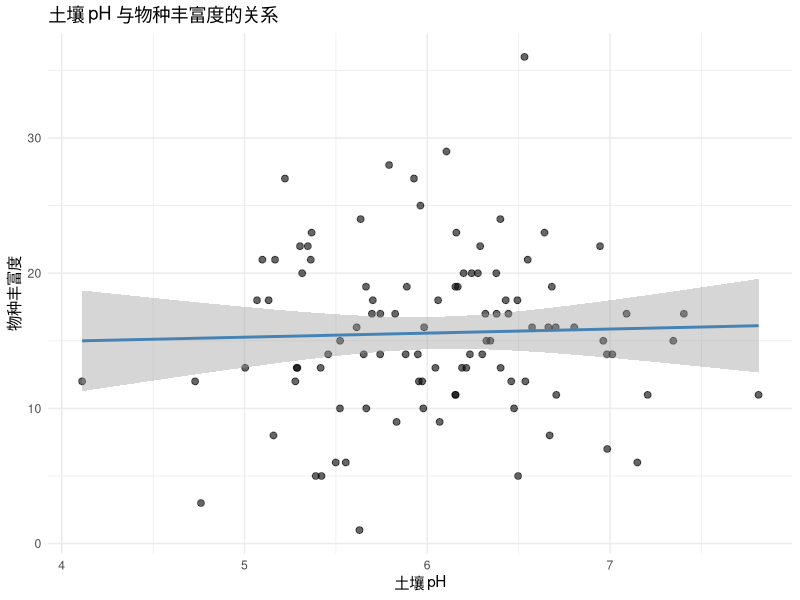
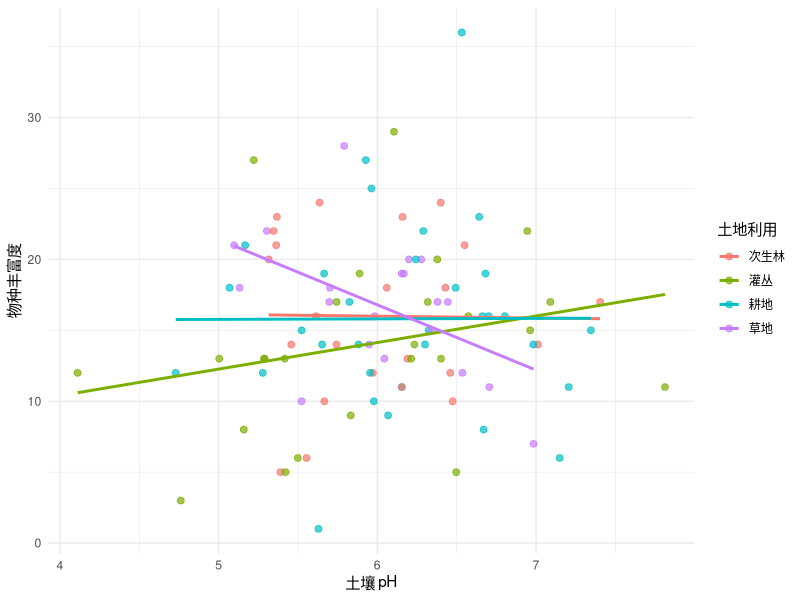
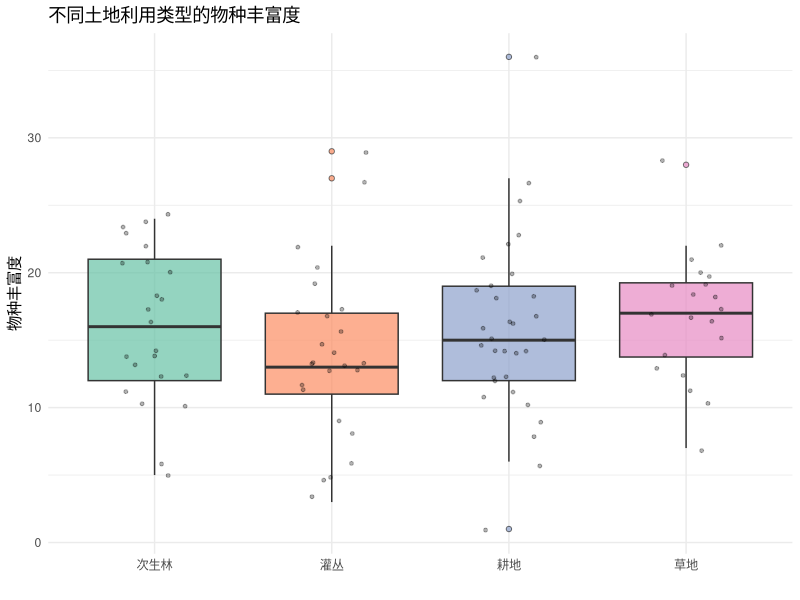
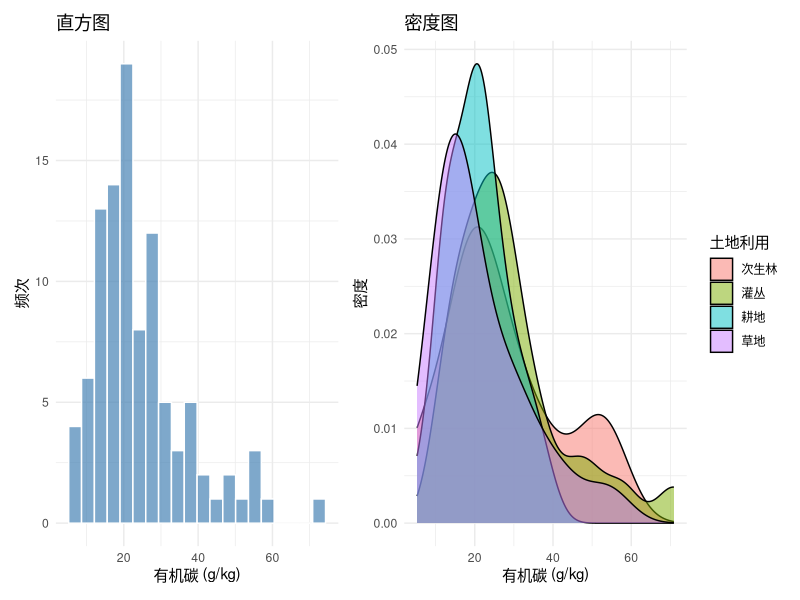
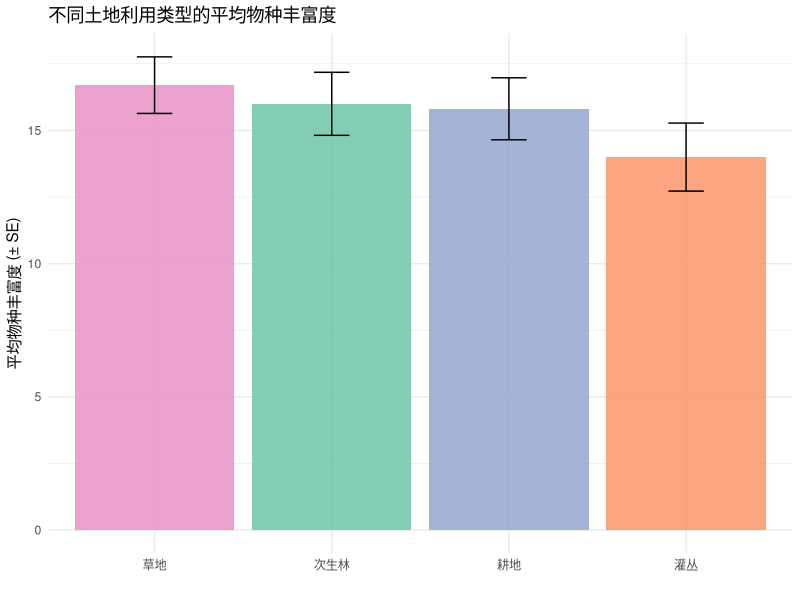
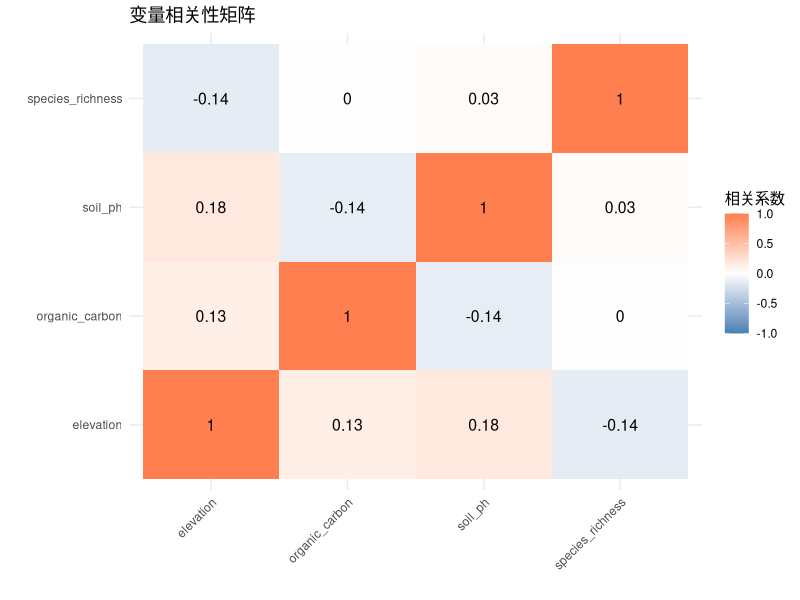
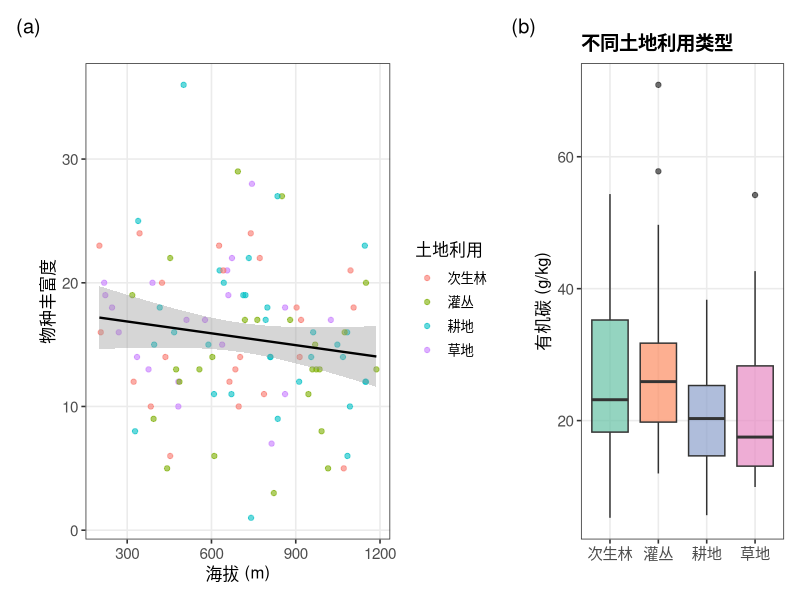
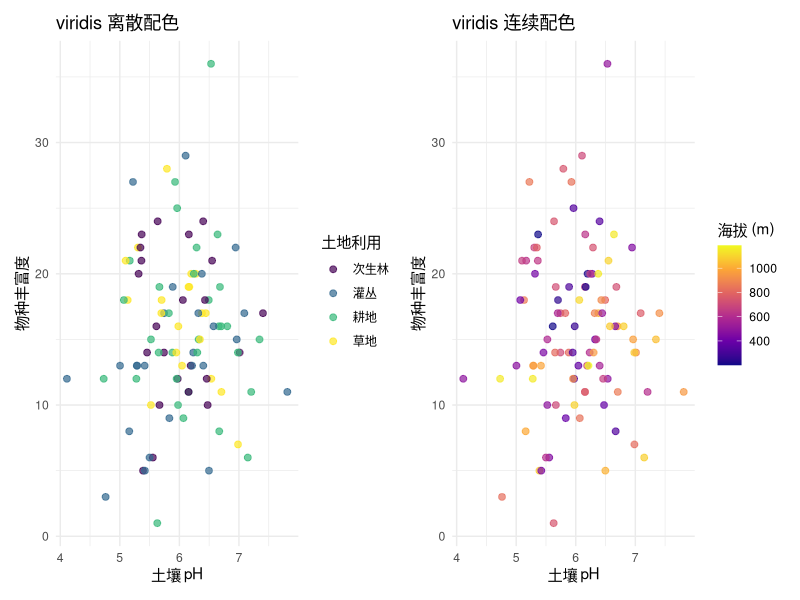

Recreate these plots in R, in order.
## ---- chunk 1
library(tidyverse)
library(patchwork)
## ---- chunk 2
set.seed(2027)
n <- 100

# 基于Li et al. (2017)的实际参数范围生成
ecology <- tibble(
  # 土地利用类型
  land_use = sample(c("耕地", "草地", "灌丛", "次生林"), n, replace = TRUE,
                    prob = c(0.25, 0.30, 0.25, 0.20)),

  # 岩性类型
  lithology = sample(c("白云岩", "石灰岩"), n, replace = TRUE),

  # 土壤理化性质（基于实测范围）
  species_richness = rpois(n, lambda = 15 + rnorm(n, 0, 5)),  # 物种丰富度
  soil_ph = rnorm(n, 6.0, 0.6),                                # pH 5-7
  organic_carbon = rlnorm(n, log(20), 0.5),                   # SOC 右偏分布
  elevation = round(runif(n, 200, 1200)),                      # 海拔

  # 季节
  season = sample(c("春", "夏", "秋", "冬"), n, replace = TRUE)
)

head(ecology, 10)
## ---- chunk 3
ggplot(ecology, aes(x = soil_ph, y = species_richness)) +
  geom_point(alpha = 0.6, size = 2) +
  geom_smooth(method = "lm", se = TRUE, color = "steelblue") +
  labs(x = "土壤 pH", y = "物种丰富度", title = "土壤 pH 与物种丰富度的关系") +
  theme_minimal()
## ---- chunk 4
ggplot(ecology, aes(x = soil_ph, y = species_richness, color = land_use)) +
  geom_point(alpha = 0.7, size = 2) +
  geom_smooth(method = "lm", se = FALSE) +
  labs(x = "土壤 pH", y = "物种丰富度", color = "土地利用") +
  theme_minimal()
## ---- chunk 5
ggplot(ecology, aes(x = land_use, y = species_richness, fill = land_use)) +
  geom_boxplot(alpha = 0.7, outlier.shape = 21) +
  geom_jitter(width = 0.2, alpha = 0.3, size = 1) +
  labs(x = "", y = "物种丰富度", title = "不同土地利用类型的物种丰富度") +
  scale_fill_brewer(palette = "Set2") +
  theme_minimal() +
  theme(legend.position = "none")
## ---- chunk 6
p1 <- ggplot(ecology, aes(x = organic_carbon)) +
  geom_histogram(bins = 20, fill = "steelblue", alpha = 0.7, color = "white") +
  labs(x = "有机碳 (g/kg)", y = "频次", title = "直方图") +
  theme_minimal()

p2 <- ggplot(ecology, aes(x = organic_carbon, fill = land_use)) +
  geom_density(alpha = 0.5) +
  labs(x = "有机碳 (g/kg)", y = "密度", title = "密度图", fill = "土地利用") +
  theme_minimal()

p1 + p2
## ---- chunk 7
ecology |>
  group_by(land_use) |>
  summarise(
    mean_richness = mean(species_richness),
    se = sd(species_richness) / sqrt(n())
  ) |>
  ggplot(aes(x = reorder(land_use, -mean_richness), y = mean_richness, fill = land_use)) +
  geom_col(alpha = 0.8) +
  geom_errorbar(aes(ymin = mean_richness - se, ymax = mean_richness + se),
                width = 0.2) +
  labs(x = "", y = "平均物种丰富度 (± SE)", title = "不同土地利用类型的平均物种丰富度") +
  scale_fill_brewer(palette = "Set2") +
  theme_minimal() +
  theme(legend.position = "none")
## ---- chunk 8
# 计算相关系数
cor_matrix <- ecology |>
  select(species_richness, soil_ph, organic_carbon, elevation) |>
  cor()

# 转为长格式绘图
cor_matrix |>
  as.data.frame() |>
  rownames_to_column("var1") |>
  pivot_longer(-var1, names_to = "var2", values_to = "cor") |>
  ggplot(aes(x = var1, y = var2, fill = cor)) +
  geom_tile() +
  geom_text(aes(label = round(cor, 2)), size = 4) +
  scale_fill_gradient2(low = "steelblue", mid = "white", high = "coral",
                       midpoint = 0, limits = c(-1, 1)) +
  labs(title = "变量相关性矩阵", x = "", y = "", fill = "相关系数") +
  theme_minimal() +
  theme(axis.text.x = element_text(angle = 45, hjust = 1))
## ---- chunk 9
theme_paper <- function(base_size = 12) {
  theme_bw(base_size = base_size) +
  theme(
    panel.grid.minor = element_blank(),
    panel.grid.major = element_line(color = "grey92"),
    strip.background = element_rect(fill = "grey95", color = NA),
    legend.background = element_rect(fill = "white", color = NA),
    plot.title = element_text(face = "bold", size = base_size + 2),
    axis.title = element_text(size = base_size),
    axis.text = element_text(size = base_size - 1)
  )
}
## ---- chunk 10
#| fig-width: 10
#| fig-asp: 0.5

p_scatter <- ggplot(ecology, aes(x = elevation, y = species_richness)) +
  geom_point(aes(color = land_use), alpha = 0.6) +
  geom_smooth(method = "lm", color = "black", linewidth = 0.8) +
  labs(x = "海拔 (m)", y = "物种丰富度", color = "土地利用") +
  theme_paper()

p_box <- ggplot(ecology, aes(x = land_use, y = organic_carbon, fill = land_use)) +
  geom_boxplot(alpha = 0.7) +
  labs(x = "", y = "有机碳 (g/kg)", title = "不同土地利用类型") +
  scale_fill_brewer(palette = "Set2") +
  theme_paper() +
  theme(legend.position = "none")

# 组合并添加标签
p_scatter + p_box +
  plot_annotation(tag_levels = "a", tag_prefix = "(", tag_suffix = ")") +
  plot_layout(widths = c(1.5, 1))
## ---- chunk 11
# 离散变量：scale_color_viridis_d()
p1 <- ggplot(ecology, aes(x = soil_ph, y = species_richness, color = land_use)) +
  geom_point(alpha = 0.7, size = 2) +
  scale_color_viridis_d(option = "D") +
  labs(x = "土壤 pH", y = "物种丰富度", color = "土地利用", title = "viridis 离散配色") +
  theme_minimal()

# 连续变量：scale_color_viridis_c()
p2 <- ggplot(ecology, aes(x = soil_ph, y = species_richness, color = elevation)) +
  geom_point(alpha = 0.7, size = 2) +
  scale_color_viridis_c(option = "C") +
  labs(x = "土壤 pH", y = "物种丰富度", color = "海拔 (m)", title = "viridis 连续配色") +
  theme_minimal()

p1 + p2
